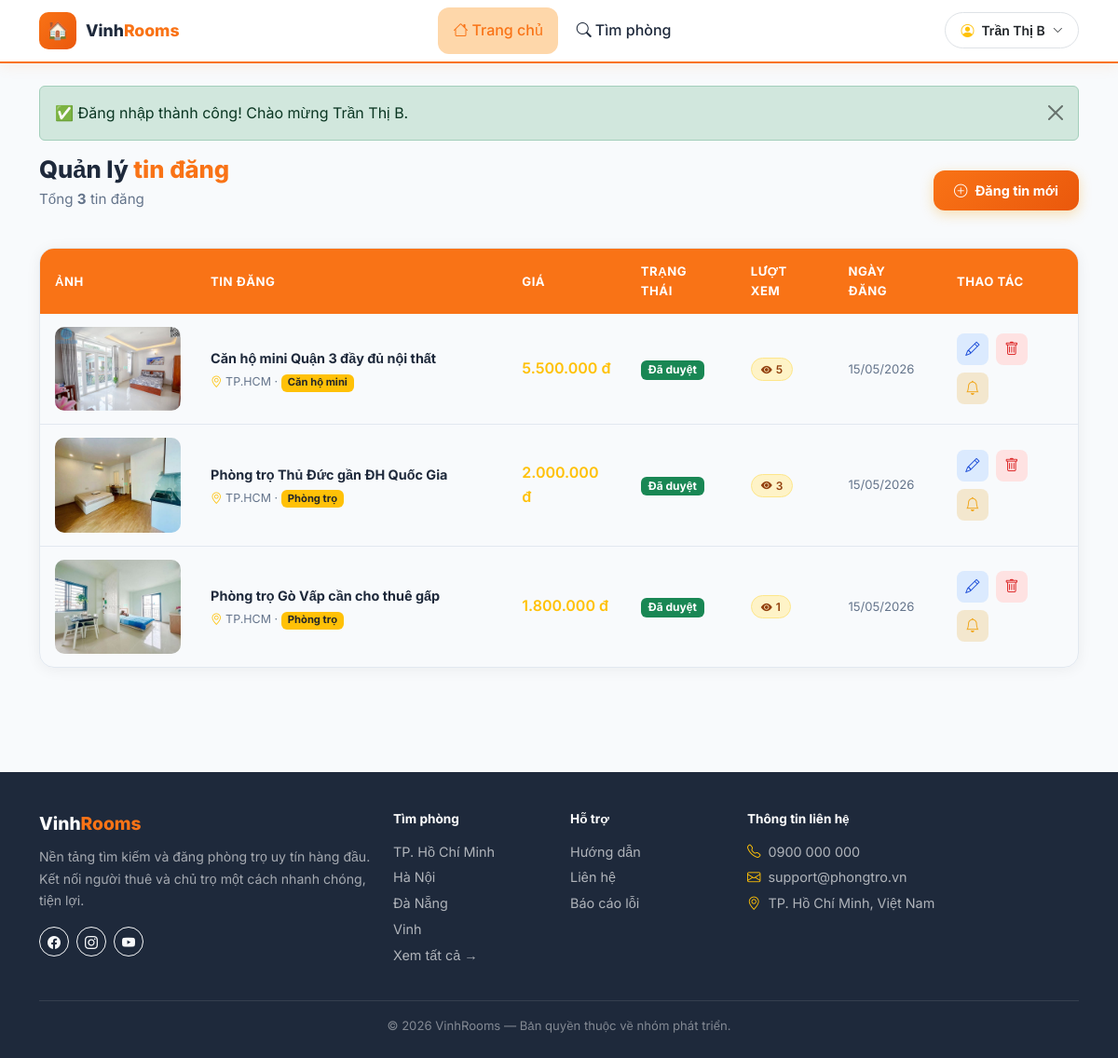
/my-posts/index.php (signed in), run on the app's committed database.
### tables this page shows
CREATE TABLE `users` (
  `id` int(10) UNSIGNED NOT NULL,
  `username` varchar(50) NOT NULL,
  `email` varchar(100) NOT NULL,
  `password` varchar(255) NOT NULL,
  `ho_ten` varchar(100) NOT NULL,
  `so_dien_thoai` varchar(15) DEFAULT NULL,
  `dia_chi` varchar(255) DEFAULT NULL,
  `avatar` varchar(255) DEFAULT 'default_avatar.png',
  `role` enum('admin','user') NOT NULL DEFAULT 'user',
  `trang_thai` enum('active','inactive','banned') NOT NULL DEFAULT 'active',
  `created_at` datetime NOT NULL DEFAULT current_timestamp(),
  `updated_at` datetime NOT NULL DEFAULT current_timestamp() ON UPDATE current_timestamp()
);

CREATE TABLE `tin_dang` (
  `id` int(11) UNSIGNED NOT NULL,
  `phong_tro_id` int(10) UNSIGNED NOT NULL,
  `tieu_de` varchar(255) DEFAULT NULL,
  `mo_ta` text DEFAULT NULL,
  `gia` decimal(10,2) DEFAULT NULL,
  `trang_thai` enum('cho_duyet','da_duyet','bi_tu_choi','an') DEFAULT 'cho_duyet',
  `luot_xem` int(11) DEFAULT 0,
  `created_at` datetime DEFAULT NULL,
  `updated_at` datetime DEFAULT NULL
);

CREATE TABLE `phong_tro` (
  `id` int(10) UNSIGNED NOT NULL,
  `user_id` int(10) UNSIGNED NOT NULL,
  `loai_phong_id` int(10) UNSIGNED DEFAULT NULL,
  `khu_vuc_id` int(10) UNSIGNED DEFAULT NULL,
  `gia_goc` decimal(12,0) NOT NULL COMMENT 'VND/tháng',
  `dien_tich` float NOT NULL COMMENT 'm2',
  `dia_chi` varchar(255) NOT NULL,
  `so_phong_ngu` tinyint(3) UNSIGNED DEFAULT 1,
  `so_wc` tinyint(3) UNSIGNED DEFAULT 1,
  `tien_nghi` text DEFAULT NULL COMMENT 'JSON hoặc text mô tả tiện nghi',
  `hinh_anh` varchar(255) DEFAULT NULL COMMENT 'Ảnh đại diện',
  `trang_thai` enum('co_san','da_cho_thue') NOT NULL DEFAULT 'co_san',
  `created_at` datetime NOT NULL DEFAULT current_timestamp(),
  `updated_at` datetime NOT NULL DEFAULT current_timestamp() ON UPDATE current_timestamp()
);

CREATE TABLE `khu_vuc` (
  `id` int(10) UNSIGNED NOT NULL,
  `tinh_thanh` varchar(100) NOT NULL,
  `phuong_xa` varchar(100) NOT NULL
);

CREATE TABLE `loai_phong` (
  `id` int(10) UNSIGNED NOT NULL,
  `ten` varchar(100) NOT NULL,
  `mo_ta` text DEFAULT NULL
);

### my-posts/index.php (the view, shortened to what this page needs)
<?php
require_once __DIR__ . '/../includes/functions.php';
require_once __DIR__ . '/../includes/header.php';
$db     = getDB();
$userId = (int)$_SESSION['user_id'];
$page    = max(1, (int)($_GET['page'] ?? 1));
$perPage = 10;
$offset  = ($page - 1) * $perPage;
$total = $db->query("
    SELECT COUNT(*) FROM tin_dang td
    JOIN phong_tro p ON td.phong_tro_id = p.id
    WHERE p.user_id = $userId AND td.trang_thai != 'bi_xoa'
")->fetch_row()[0];
$rooms = $db->query("
    SELECT td.id AS tin_id, td.tieu_de, td.mo_ta, td.gia, td.luot_xem,
           td.trang_thai, td.created_at,
           p.id AS phong_id, p.dien_tich, p.dia_chi, p.gia_goc, p.hinh_anh,
           l.ten AS loai_ten, k.tinh_thanh
    FROM tin_dang td
    JOIN phong_tro p    ON td.phong_tro_id = p.id
    LEFT JOIN loai_phong l ON p.loai_phong_id = l.id
    LEFT JOIN khu_vuc k    ON p.khu_vuc_id = k.id
    WHERE p.user_id = $userId AND td.trang_thai != 'bi_xoa'
    ORDER BY td.created_at DESC
    LIMIT $perPage OFFSET $offset
")->fetch_all(MYSQLI_ASSOC);
?>
<div class="container py-4">
    <?php renderFlash(); ?>
    <div class="d-flex align-items-center justify-content-between mb-4 flex-wrap gap-3">
        <div>
            <h1 class="section-title mb-0">Quản lý <span>tin đăng</span></h1>
            <p class="section-subtitle mt-1">Tổng <strong><?= $total ?></strong> tin đăng</p>
        </div>
        <a href="<?= BASE_URL ?>/my-posts/create.php" class="btn-post-new">
            <i class="bi bi-plus-circle me-2"></i>Đăng tin mới
        </a>
    </div>
    <?php if (empty($rooms)): ?>
    <div class="empty-state">
        <div class="empty-icon">📋</div>
        <h4>Bạn chưa có tin đăng nào</h4>
        <p>Hãy đăng tin phòng trọ đầu tiên của bạn!</p>
        <a href="<?= BASE_URL ?>/my-posts/create.php" class="btn-post-new mt-2">
            <i class="bi bi-plus-circle me-2"></i>Đăng tin ngay
        </a>
    </div>
    <?php else: ?>
    <div class="posts-table-wrap">
        <table class="posts-table">
            <thead>
                <tr>
                    <th style="width:15%;">Ảnh</th>
                    <th style="width:30%">Tin đăng</th>
                    <th>Giá</th>
                    <th>Trạng thái</th>
                    <th>Lượt xem</th>
                    <th>Ngày đăng</th>
                    <th>Thao tác</th>
                </tr>
            </thead>
            <tbody>
            <?php foreach ($rooms as $r): ?>
            <tr>
                <td>
                    <img src="<?= getImageUrl($r['hinh_anh']) ?>"
                        class="room-thumb"
                        style="border-radius: 10px"
                        alt=""
                        onerror="this.src='<?= BASE_URL ?>/assets/images/no-image.svg'">
                </td>
                <td>
                    <div class="post-row-title">
                        <a href="<?= BASE_URL ?>/room-detail.php?id=<?= $r['tin_id'] ?>" target="_blank">
                            <?= e($r['tieu_de']) ?>
                        </a>
                    </div>
                    <div class="post-row-meta">
                        <i class="bi bi-geo-alt text-warning"></i> <?= e($r['tinh_thanh'] ?? '') ?>
                        <?php if ($r['loai_ten']): ?>
                        · <span class="badge bg-warning text-dark" style="font-size:.7rem"><?= e($r['loai_ten']) ?></span>
                        <?php endif; ?>
                    </div>
                </td>
                <td class="fw-semibold text-warning">
                    <?= formatPrice($r['gia']) ?>
                </td>
                <td><?= tinDangStatusBadge($r['trang_thai']) ?></td>
                <td>
                    <span class="view-pill"><i class="bi bi-eye-fill"></i> <?= number_format($r['luot_xem']) ?></span>
                </td>
                <td style="font-size:.82rem;color:var(--text-muted)"><?= formatDate($r['created_at']) ?></td>
                <td>
                    <div class="d-flex gap-2 flex-wrap">
                        <a href="<?= BASE_URL ?>/my-posts/edit.php?id=<?= $r['tin_id'] ?>" class="btn-act edit" title="Sửa">
                            <i class="bi bi-pencil"></i>
                        </a>
                        <a href="<?= BASE_URL ?>/my-posts/delete.php?id=<?= $r['tin_id'] ?>"
                           class="btn-act del" title="Xóa"
                           onclick="return confirm('Bạn chắc chắn muốn xóa tin này?')">
                            <i class="bi bi-trash"></i>
                        </a>
                        <?php if ($r['trang_thai'] === 'da_duyet'): ?>
                        <a href="<?= BASE_URL ?>/my-posts/report-rented.php?id=<?= $r['tin_id'] ?>" class="btn-act report" title="Báo cáo phòng đã cho thuê">
                            <i class="bi bi-bell"></i>
                        </a>
                        <?php elseif($r['trang_thai'] !== 'da_duyet'): ?>
                        <a href="<?= BASE_URL ?>/my-posts/report-rented.php?id=<?= $r['tin_id'] ?>" class="btn-act report" title="Yêu cầu mở lại tin đăng">
                            <i class="bi bi-unlock"></i>
                        </a>
                        <?php endif; ?>
                    </div>
                </td>
            </tr>
            <?php endforeach; ?>
            </tbody>
        </table>
    </div>
    <?php endif; ?>
</div>
<?php require_once __DIR__ . '/../includes/footer.php'; ?>

### includes/header.php (shortened to what this page needs)
<?php
require_once __DIR__ . '/functions.php';
$currentUser = getCurrentUser();
$currentPage = basename($_SERVER['PHP_SELF']);
?>
<!DOCTYPE html>
<html lang="vi">
<head>
    <link rel="stylesheet" href="https://cdn.jsdelivr.net/npm/bootstrap@5.3.3/dist/css/bootstrap.min.css">
    <link rel="stylesheet" href="https://cdn.jsdelivr.net/npm/bootstrap-icons@1.11.3/font/bootstrap-icons.min.css">
    <link rel="stylesheet" href="<?= BASE_URL ?>/assets/css/style.css">
    <link rel="stylesheet" href="<?= BASE_URL ?>/assets/css/my-posts.css">
</head>
<body>
<nav class="navbar-main">
    <div class="container">
        <div class="d-flex align-items-center justify-content-between py-2 w-100">
            <a href="<?= BASE_URL ?>/index.php" class="navbar-brand text-decoration-none">
                <div class="logo-icon">🏠</div>
                <div class="brand-text">Vinh<span>Rooms</span></div>
            </a>
            <div class="d-none d-lg-flex align-items-center gap-1">
                <a href="<?= BASE_URL ?>/index.php" class="nav-link-main <?= $currentPage === 'index.php' ? 'active' : '' ?>">
                    <i class="bi bi-house me-1"></i>Trang chủ
                </a>
                <a href="<?= BASE_URL ?>/search.php" class="nav-link-main <?= $currentPage === 'search.php' ? 'active' : '' ?>">
                    <i class="bi bi-search me-1"></i>Tìm phòng
                </a>
            </div>
            <div class="d-flex align-items-center gap-2">
                <?php if (isLoggedIn()): ?>
                    <div class="dropdown">
                        <button class="btn btn-sm d-flex align-items-center gap-2 border rounded-pill px-3 py-2 fw-semibold"
                                style="font-size:.875rem" data-bs-toggle="dropdown">
                            <i class="bi bi-person-circle text-warning"></i>
                            <?= e($currentUser['ho_ten'] ?? $currentUser['username']) ?>
                            <i class="bi bi-chevron-down" style="font-size:.7rem"></i>
                        </button>
                    </div>
                <?php endif; ?>
            </div>
        </div>
    </div>
</nav>

### includes/functions.php (shortened to what this page needs)
<?php
function isLoggedIn(): bool {
    return isset($_SESSION['user_id']);
}
function getCurrentUser(): ?array {
    $db  = getDB();
    $id  = (int)$_SESSION['user_id'];
    $res = $db->query("SELECT * FROM users WHERE id = $id LIMIT 1");
    return $res ? $res->fetch_assoc() : null;
}
function getFlash(): ?array {
    if (isset($_SESSION['flash'])) {
        $flash = $_SESSION['flash'];
        return $flash;
    }
    return null;
}
function renderFlash(): void {
    $flash = getFlash();
    $type  = htmlspecialchars($flash['type']);
    $msg   = htmlspecialchars($flash['message']);
    $icons = ['success' => '✅', 'danger' => '❌', 'warning' => '⚠️', 'info' => 'ℹ️'];
    $icon  = $icons[$type] ?? 'ℹ️';
    echo "<div class=\"alert alert-{$type} alert-dismissible fade show\" role=\"alert\">
            {$icon} {$msg}
            <button type=\"button\" class=\"btn-close\" data-bs-dismiss=\"alert\"></button>
          </div>";
}
function formatPrice(float $price): string {
    return number_format($price, 0, ',', '.') . ' đ';
}
function formatDate(string $date): string {
    return date('d/m/Y', strtotime($date));
}
function e(string $str): string {
    return htmlspecialchars($str, ENT_QUOTES, 'UTF-8');
}
function getImageUrl(?string $filename): string {
    if ($filename[0] === '/') {
        $physicalPath = __DIR__ . '/..' . $filename;
        if (file_exists($physicalPath)) {
            return BASE_URL . $filename;
        }
        return BASE_URL . '/assets/images/no-image.svg';
    }
    return BASE_URL . '/assets/images/no-image.svg';
}
function tinDangStatusBadge(string $status): string {
    $map = [
        'cho_duyet'  => ['warning',   'Chờ duyệt'],
        'da_duyet'   => ['success',   'Đã duyệt'],
        'bi_tu_choi' => ['danger',    'Bị từ chối'],
        'an'         => ['secondary', 'Đã ẩn'],
    ];
    [$color, $label] = $map[$status] ?? ['light', $status];
    return "<span class=\"badge bg-{$color}\">{$label}</span>";
}

### assets/css/style.css (style rules this page uses)
:root { --primary: #f97316; --primary-d: #ea580c; --primary-l: #fed7aa; --secondary: #1e293b; --accent: #0ea5e9; --success: #22c55e; --danger: #ef4444; --warning: #f59e0b; --bg: #f8fafc; --bg-card: #ffffff; --text: #1e293b; --text-muted: #64748b; --border: #e2e8f0; --shadow: 0 4px 24px rgba(0,0,0,.08); --shadow-lg: 0 8px 40px rgba(0,0,0,.12); --radius: 12px; --radius-lg: 20px; --transition: all .25s ease; }
*, *::before, *::after { box-sizing: border-box; margin: 0; padding: 0; }
html { scroll-behavior: smooth; }
body { font-family: 'Inter', sans-serif; background: var(--bg); color: var(--text); line-height: 1.6; min-height: 100vh; }
img { max-width: 100%; height: auto; display: block; }
a { color: var(--primary); text-decoration: none; transition: var(--transition); }
.navbar-main { background: #fff; border-bottom: 2px solid var(--primary); box-shadow: 0 2px 16px rgba(249,115,22,.1); padding: 0 1rem; position: sticky; top: 0; z-index: 1000; }
.navbar-brand { display: flex; align-items: center; gap: 10px; }
.navbar-brand .logo-icon { width: 40px; height: 40px; background: linear-gradient(135deg, var(--primary), var(--primary-d)); border-radius: 10px; display: flex; align-items: center; justify-content: center; font-size: 1.2rem; color: #fff; }
.navbar-brand .brand-text { font-weight: 800; font-size: 1.1rem; color: var(--secondary); }
.navbar-brand .brand-text span { color: var(--primary); }
.nav-link-main { color: var(--text) !important; font-weight: 500; padding: .75rem 1rem !important; border-radius: var(--radius); transition: var(--transition); }
.nav-link-main:hover, .nav-link-main.active { color: var(--primary) !important; background: var(--primary-l); }
.section-title { font-size: 1.6rem; font-weight: 800; color: var(--secondary); }
.section-title span { color: var(--primary); }
.section-subtitle { color: var(--text-muted); font-size: .95rem; }

### my-posts/index.php (style rules this page uses)
.btn-post-new { display: inline-flex; align-items: center; background: linear-gradient(135deg, var(--primary), #ea580c); color: #fff; padding: 10px 22px; border-radius: 12px; font-weight: 700; font-size: .9rem; text-decoration: none; transition: transform .18s, box-shadow .18s; box-shadow: 0 4px 14px rgba(245,158,11,.3); }
.posts-table-wrap { background: var(--card-bg); border-radius: 16px; border: 1px solid var(--border); overflow: hidden; box-shadow: 0 2px 16px rgba(0,0,0,.06); }
.posts-table { width: 100%; border-collapse: collapse; }
.posts-table thead th { background: var(--primary); color: #fff; padding: 14px 16px; font-size: .82rem; font-weight: 700; text-transform: uppercase; letter-spacing: .04em; }
.posts-table tbody tr { border-bottom: 1px solid var(--border); transition: background .15s; }
.posts-table tbody tr:last-child { border-bottom: none; }
.posts-table td { padding: 14px 16px; vertical-align: middle; }
.post-row-title a { font-weight: 700; color: var(--secondary); text-decoration: none; font-size: .9rem; }
.post-row-meta { font-size: .78rem; color: var(--text-muted); margin-top: 3px; }
.view-pill { display: inline-flex; align-items: center; gap: 4px; background: #fef3c7; color: #92400e; border: 1px solid #fde68a; border-radius: 20px; padding: 2px 10px; font-size: .75rem; font-weight: 600; }
.btn-act { display: inline-flex; align-items: center; justify-content: center; width: 34px; height: 34px; border-radius: 8px; font-size: .95rem; text-decoration: none; transition: all .18s; }
.btn-act.edit { background: #dbeafe; color: #1d4ed8; }
.btn-act.del { background: #fee2e2; color: #dc2626; }
.btn-act.report { background: #f0d5a281; color: #f0a71e; }

### data on the page
users: ho_ten "Trần Thị B"
tin_dang: phong_tro.hinh_anh (picture), tieu_de "Căn hộ mini Quận 3 đầy đủ nội thất", khu_vuc.tinh_thanh "TP.HCM", loai_phong.ten "Căn hộ mini", gia "5.500.000 đ", luot_xem "5", created_at "15/05/2026"
tin_dang: phong_tro.hinh_anh (picture), tieu_de "Phòng trọ Thủ Đức gần ĐH Quốc Gia", khu_vuc.tinh_thanh "TP.HCM", loai_phong.ten "Phòng trọ", gia "2.000.000 đ", luot_xem "3", created_at "15/05/2026"
tin_dang: phong_tro.hinh_anh (picture), tieu_de "Phòng trọ Gò Vấp cần cho thuê gấp", khu_vuc.tinh_thanh "TP.HCM", loai_phong.ten "Phòng trọ", gia "1.800.000 đ", luot_xem "1", created_at "15/05/2026"

### other printed values
$icon "✅"
$msg "Đăng nhập thành công! Chào mừng Trần Thị B."
$total "3"
